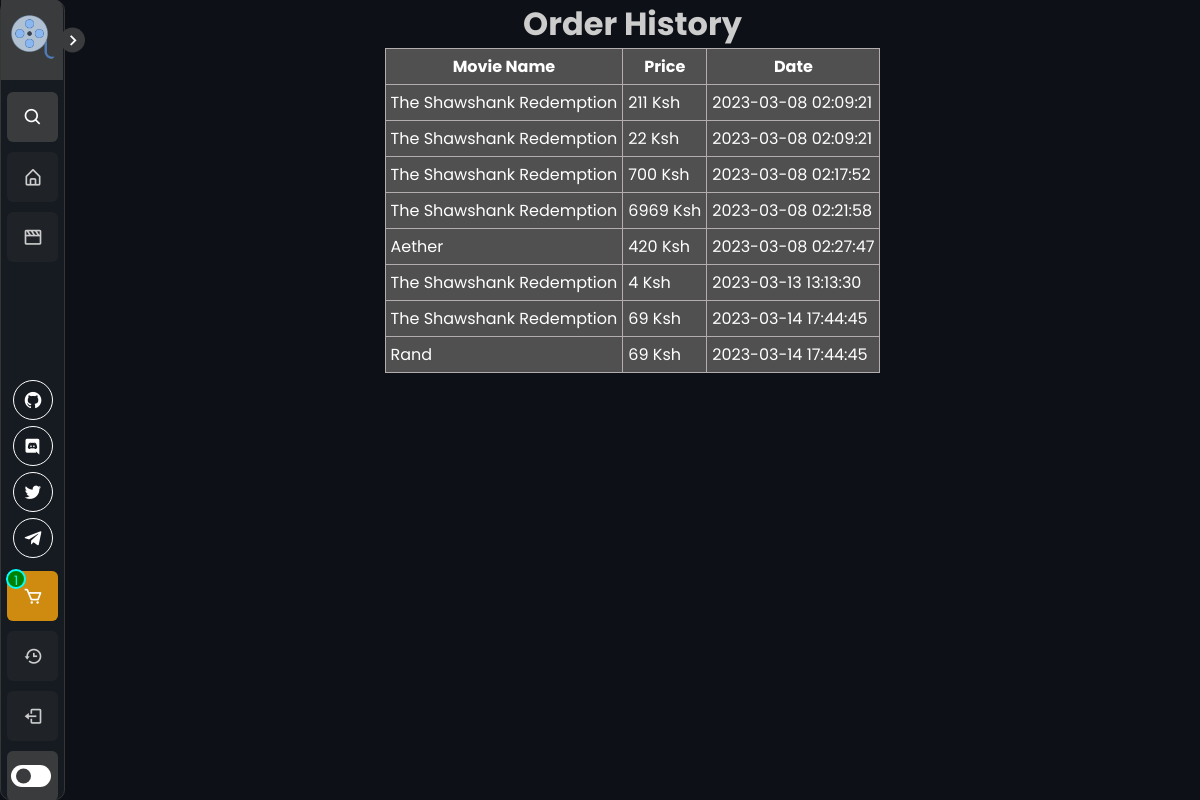
Page /history (signed in) on the committed database.
### tables this page shows
CREATE TABLE stock (item_id INTEGER PRIMARY KEY, moviename TEXT, description TEXT, poster TEXT, trailer_link TEXT, cast_names TEXT, price TEXT);

CREATE TABLE "history" (
	"user_id"	INTEGER,
	"item_id"	INTEGER,
	"quantity"	INTEGER,
	"price"	INTEGER,
	"total_price"	INTEGER,
	"date"	INTEGER
);

### main.py (the view)
@app.route('/history')
def history():
    if 'username' in session:
        username = session['username']
        conn = sqlite3.connect('users.db')
        cursor = conn.cursor()
        cursor.execute(
            'SELECT stock.moviename, stock.price, history.date FROM history INNER JOIN stock ON history.item_id = stock.item_id WHERE history.user_id = ?',
            (username,))
        items = cursor.fetchall()
        conn.close()
        return render_template('history.html', items=items)
    else:
        return redirect(url_for('login'))

### main.py (called while the page is built)
@app.context_processor
def cart_count():
    def get_cart_count():
        if 'username' in session:
            username = session['username']
            conn = sqlite3.connect('users.db')
            cursor = conn.cursor()
            cursor.execute('SELECT COUNT(*) FROM cart WHERE user_id=?', (username,))
            count = cursor.fetchone()[0]
            conn.close()
            return count
        else:
            return 0
    return dict(cart_count=get_cart_count)

### templates/history.html (shortened to what this page needs)
{% extends "base.html" %}
{% block content %}
 {% if items %}
    <div class="container">
        <h1>Order History</h1>
        <table class="table table-striped">
            <thead>
            <tr>
                <th scope="col">Movie Name</th>
                <th scope="col">Price</th>
                <th scope="col">Date</th>
            </tr>
            </thead>
            <tbody>
            {% for item in items %}
                <tr>
                    <td>{{ item[0] }}</td>
                    <td>{{ item[1] }} Ksh</td>
                    <td>{{ item[2] }}</td>
                </tr>
            {% endfor %}
            </tbody>
        </table>
    </div>
{% else %}
    <div class="container">
        <h1>Order History</h1>
        <p>You have no order history.</p>
    </div>
{% endif %}
{% endblock %}

### templates/base.html (shortened to what this page needs)
<!DOCTYPE html>
<html lang="en">
  <head>
    <link rel="stylesheet" href="{{ url_for('static', filename='css/main.css') }}">
    <link
      href="https://unpkg.com/boxicons@2.1.1/css/boxicons.min.css"
      rel="stylesheet"
    />
  </head>
  <body>
    <nav class="sidebar close">
      <header>
        <div class="image-text">
          <span class="image">
            <a href="{{ url_for('index') }}"><img src="{{ url_for('static', filename='images/logo.png') }}" alt="" /></a>
          </span>
        </div>
        <i class="bx bx-chevron-right toggle"></i>
      </header>
      <div class="menu-bar">
        <div class="menu">
            <li class="search-box">
              <i class="bx bx-search icon"></i>
            </li>
          <ul class="menu-links">
            <li class="nav-link">
              <a href="{{ url_for('index') }}">
                <i class="bx bx-home-alt icon"></i>
              </a>
            </li>
          {% if 'username' in session %}
          {% if not session['admin'] %}
            <li class="nav-link">
              <a href="{{ url_for('owned') }}">
                <i class="bx bx-movie icon"></i>
              </a>
            </li>
            {% endif %}
            {% endif %}
          </ul>
        </div>
        <div class="bottom-content">
          <div class="socials">
            <a href="#"><i class="bx bxl-github icon-3d"></i></a>
            <a href="#"><i class="bx bxl-discord icon-3d"></i></a>
            <a href="#"> <i class="bx bxl-twitter icon-3d"></i></a>
            <a href="#"> <i class="bx bxl-telegram icon-3d"></i></a>
          </div>
          {% block cart %}
          {% if 'username' in session %}
          {% if session['admin'] %}
          {% else %}
              <p class="items">{{ cart_count() }}</p>
              <li class="cart">
                <a href="{{ url_for('cart') }}">
                  <i class="bx bx-cart icon"></i>
                </a>
              </li>
              <li class="history">
                <a href="{{ url_for('history') }}">
                  <i class="bx bx-history icon"></i>
                </a>
              </li>
          {% endif %}
          {% endif %}
          {% endblock %}
{% block account %}
    {% if 'username' in session %}
          <li class="">
          <a href="{{ url_for('logout') }}" onclick="event.preventDefault(); document.getElementById('logout-form').submit();">
            <i class="bx bx-log-out icon"></i>
          </a>
          </li>
    {% endif %}
{% endblock %}
          <li class="mode">
            <div class="toggle-switch">
              <span class="switch"></span>
            </div>
          </li>
        </div>
      </div>
    </nav>
    <section class="home">
    </section>
    <div class="alternate-body">
{% block content %}
{% endblock %}
    </div>
  </body>
</html>

### templates/history.html (style rules this page uses)
.container { text-align: center; }
.container table { margin: 0 auto; }

### rows in the picture
stock: moviename "The Shawshank Redemption", price "211", date "2023-03-08 02:09:21"
stock: moviename "The Shawshank Redemption", price "22", date "2023-03-08 02:09:21"
stock: moviename "The Shawshank Redemption", price "700", date "2023-03-08 02:17:52"
stock: moviename "The Shawshank Redemption", price "6969", date "2023-03-08 02:21:58"
stock: moviename "Aether", price "420", date "2023-03-08 02:27:47"
stock: moviename "The Shawshank Redemption", price "4", date "2023-03-13 13:13:30"
stock: moviename "The Shawshank Redemption", price "69", date "2023-03-14 17:44:45"
stock: moviename "Rand", price "69", date "2023-03-14 17:44:45"

### other values in the picture
{{ cart_count() }} "1"
